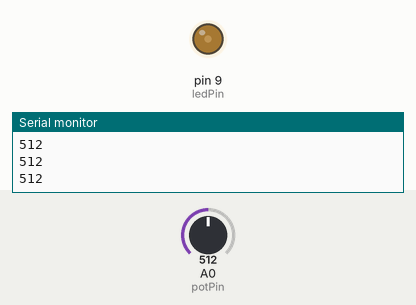
Recording of a sketch running on a simulated Arduino Uno, built with avr-gcc and run on an emulated ATmega328P. Parts: output pins drawn as LEDs (lit = HIGH), the last lines printed to the serial monitor. The inputs (shaded band) are chosen by the test bench; at power-on: A0 (potPin) = 512.

Above: at 1.2 s.
1.3 s: A0 (potPin) set to 502
At 2.1 s:
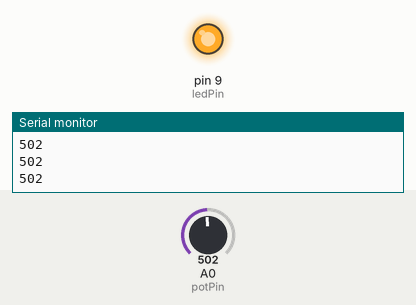
2.8 s: A0 (potPin) set to 522
At 3.3 s:
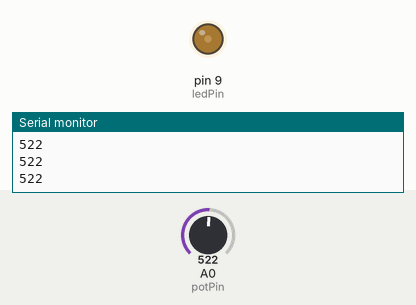
4.3 s: A0 (potPin) set to 511
At 4.7 s:
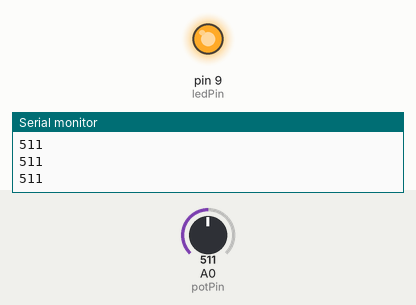
Timing chart, 0 to 7.3 s (numbered marks = the images above; inputs shaded):
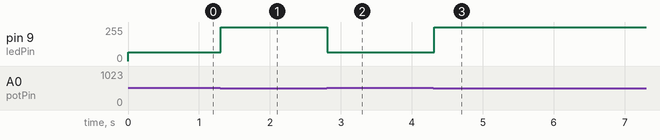

Measured:
- the behaviour switches between 512 and 511 on A0 (potPin) (found by bisection; images 0 and 1)
- after the input at 1.3 s, pin 9 (ledPin): 64/255 → 255/255 at once
- after the input at 2.8 s, pin 9 (ledPin): 255/255 → 64/255 at once
- after the input at 4.3 s, pin 9 (ledPin): 64/255 → 255/255 at once

The sketch:

ejercicio_8_sketch_oct31c.ino
```cpp
const int potPin = A0;  // Pin del potenciómetro
const int ledPin = 9;   // Pin del LED
int potValue = 0;       // Variable para almacenar el valor del potenciómetro
int ledBrightness = 0;   // Variable para almacenar el brillo del LED

void setup() {
  pinMode(ledPin, OUTPUT);
  Serial.begin(9600);  // Inicializar la comunicación serial a 9600 bps
}

void loop() {
  potValue = analogRead(potPin);  // Leer el valor del potenciómetro (rango de 0 a 1023)

  // Mapear el valor del potenciómetro al rango de brillo del LED (de 0 a 255)
  if (potValue >= 0 && potValue < 512) {
    ledBrightness = 255;  // Nivel de potencia máxima
  } else if (potValue >= 512 && potValue <= 1023) {
    ledBrightness = 64;   // Nivel de potencia 64
  }

  analogWrite(ledPin, ledBrightness);  // Establecer el brillo del LED
  Serial.println(potValue);  // Mostrar el valor del potenciómetro en la consola
  delay(100);  // Esperar un breve momento para evitar lecturas erráticas
}
```
